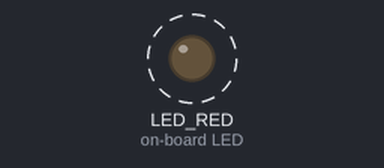
This program was run on a simulated CircuitPython board. Parts: output pins drawn as LEDs (lit = HIGH). Dashed ring = blinking.

Above: at 0.2 s.
Timing chart, 0 to 3.0 s (numbered marks = the images above):
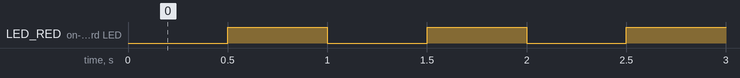

Measured:
- by itself, LED_RED (on-board LED): alternates HIGH for 0.50 s and LOW for 0.50 s

The program:

blink_led.py
```python
#
# Blink red LED
#

import board
import digitalio
import time

with digitalio.DigitalInOut(board.LED_RED) as led:
    led.switch_to_output(value=False)
    while True:
        time.sleep(0.5)
        led.value = not led.value
```
